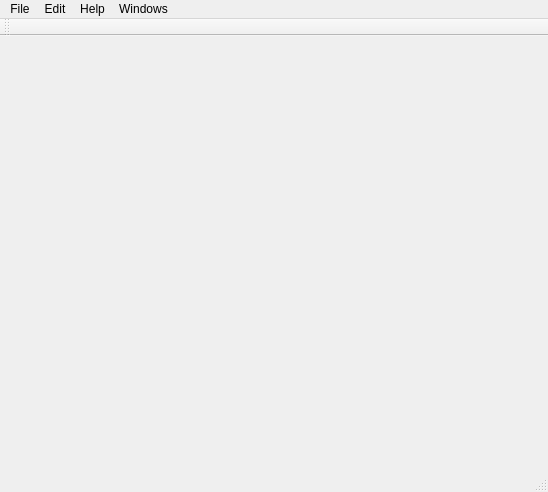
<?xml version="1.0" encoding="UTF-8"?>
<ui version="4.0">
 <class>MainWindowClass</class>
 <widget class="QMainWindow" name="MainWindowClass">
  <property name="geometry">
   <rect>
    <x>0</x>
    <y>0</y>
    <width>548</width>
    <height>492</height>
   </rect>
  </property>
  <property name="windowTitle">
   <string>MainWindow</string>
  </property>
  <widget class="QWidget" name="centralWidget"/>
  <widget class="QMenuBar" name="menuBar">
   <property name="geometry">
    <rect>
     <x>0</x>
     <y>0</y>
     <width>548</width>
     <height>22</height>
    </rect>
   </property>
   <widget class="QMenu" name="menuFile">
    <property name="title">
     <string>File</string>
    </property>
    <addaction name="actionNew_Window"/>
    <addaction name="actionNew_Tab"/>
    <addaction name="actionOpen"/>
    <addaction name="actionClose"/>
    <addaction name="separator"/>
    <addaction name="actionSave_Configuration"/>
    <addaction name="actionRestore_Configuration"/>
    <addaction name="separator"/>
    <addaction name="actionPVProperties"/>
    <addaction name="actionStrip_Chart"/>
    <addaction name="actionUser_Level"/>
    <addaction name="actionMessage_Log"/>
    <addaction name="separator"/>
    <addaction name="actionExit"/>
   </widget>
   <widget class="QMenu" name="menuHelp">
    <property name="title">
     <string>Help</string>
    </property>
    <addaction name="actionAbout"/>
   </widget>
   <widget class="QMenu" name="menuWindows">
    <property name="title">
     <string>Windows</string>
    </property>
   </widget>
   <widget class="QMenu" name="menuEdit">
    <property name="title">
     <string>Edit</string>
    </property>
    <addaction name="actionDesigner"/>
    <addaction name="actionOpen_Current_Form_In_Designer"/>
    <addaction name="actionRefresh_Current_Form"/>
    <addaction name="actionSet_Passwords"/>
   </widget>
   <addaction name="menuFile"/>
   <addaction name="menuEdit"/>
   <addaction name="menuHelp"/>
   <addaction name="menuWindows"/>
  </widget>
  <widget class="QToolBar" name="mainToolBar">
   <attribute name="toolBarArea">
    <enum>TopToolBarArea</enum>
   </attribute>
   <attribute name="toolBarBreak">
    <bool>false</bool>
   </attribute>
  </widget>
  <widget class="QStatusBar" name="statusBar"/>
  <action name="actionOpen">
   <property name="text">
    <string>&amp;Open</string>
   </property>
  </action>
  <action name="actionAbout">
   <property name="text">
    <string>About</string>
   </property>
  </action>
  <action name="actionNew_Window">
   <property name="text">
    <string>New Window</string>
   </property>
  </action>
  <action name="actionNew_Tab">
   <property name="text">
    <string>New Tab</string>
   </property>
  </action>
  <action name="actionClose">
   <property name="text">
    <string>Close</string>
   </property>
  </action>
  <action name="actionDesigner">
   <property name="text">
    <string>Designer...</string>
   </property>
  </action>
  <action name="actionOpen_Current_Form_In_Designer">
   <property name="text">
    <string>Open CurrentForm In Designer...</string>
   </property>
   <property name="toolTip">
    <string>Open Current Form In Designer</string>
   </property>
  </action>
  <action name="actionRefresh_Current_Form">
   <property name="text">
    <string>Refresh Current Form</string>
   </property>
  </action>
  <action name="actionSave_Layout">
   <property name="text">
    <string>Save Layout</string>
   </property>
  </action>
  <action name="actionPVProperties">
   <property name="text">
    <string>PV Properties</string>
   </property>
  </action>
  <action name="actionStrip_Chart">
   <property name="text">
    <string>Strip Chart</string>
   </property>
  </action>
  <action name="actionUser_Level">
   <property name="text">
    <string>User Level</string>
   </property>
  </action>
  <action name="actionMessage_Log">
   <property name="text">
    <string>Message Log</string>
   </property>
  </action>
  <action name="actionSave_Configuration">
   <property name="text">
    <string>Save Configuration</string>
   </property>
  </action>
  <action name="actionRestore_Configuration">
   <property name="text">
    <string>Restore Configuration</string>
   </property>
  </action>
  <action name="actionExit">
   <property name="text">
    <string>Exit</string>
   </property>
  </action>
  <action name="actionSet_Passwords">
   <property name="text">
    <string>Set Passwords...</string>
   </property>
  </action>
 </widget>
 <layoutdefault spacing="6" margin="11"/>
 <resources/>
 <connections/>
 <slots>
  <slot>Open()</slot>
  <slot>About()</slot>
 </slots>
</ui>
